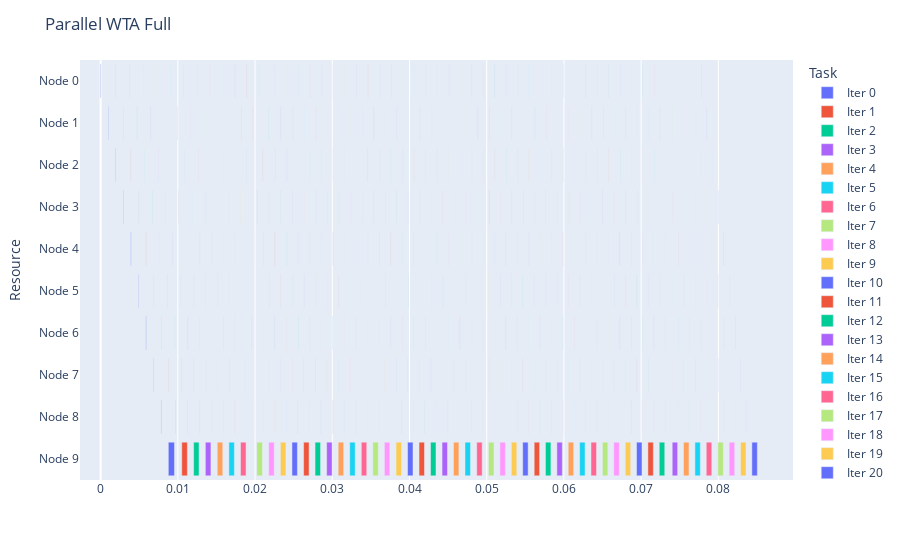

This figure's notebook cell:
### Code cell
fig = getDataGantt(logs[0], "Parallel WTA Full")
fig.show()

### Figure 1 — Plotly figure (JSON) as saved in the notebook; plotly's stock layout.template omitted (floating-point values rounded to 4 significant figures)
{"data": [{"alignmentgroup": "True", "base": [0, 0.0009904, 0.001938, 0.002908, 0.003901, 0.004908, 0.005863, 0.006838, 0.007818, 0.008767], "hovertemplate": "Task=Iter 0<br>Start=%{base}<br>Finish=%{x}<br>Resource=%{y}<extra></extra>", "legendgroup": "Iter 0", "marker": {"color": "#636efa", "pattern": {"shape": ""}}, "name": "Iter 0", "offsetgroup": "Iter 0", "orientation": "h", "showlegend": true, "textposition": "auto", "type": "bar", "x": [4.888e-05, 4.959e-05, 4.172e-05, 4.601e-05, 5.102e-05, 4.935e-05, 4.482e-05, 4.363e-05, 4.148e-05, 0.0007975], "xaxis": "x", "y": ["Node 0", "Node 1", "Node 2", "Node 3", "Node 4", "Node 5", "Node 6", "Node 7", "Node 8", "Node 9"], "yaxis": "y"}, {"alignmentgroup": "True", "base": [0.001947, 0.002922, 0.003904, 0.004915, 0.005872, 0.006844, 0.007834, 0.008782, 0.009744, 0.01051], "hovertemplate": "Task=Iter 1<br>Start=%{base}<br>Finish=%{x}<br>Resource=%{y}<extra></extra>", "legendgroup": "Iter 1", "marker": {"color": "#EF553B", "pattern": {"shape": ""}}, "name": "Iter 1", "offsetgroup": "Iter 1", "orientation": "h", "showlegend": true, "textposition": "auto", "type": "bar", "x": [1.526e-05, 1.454e-05, 1.407e-05, 1.454e-05, 1.502e-05, 1.407e-05, 1.597e-05, 2.623e-05, 1.669e-05, 0.0007281], "xaxis": "x", "y": ["Node 0", "Node 1", "Node 2", "Node 3", "Node 4", "Node 5", "Node 6", "Node 7", "Node 8", "Node 9"], "yaxis": "y"}, {"alignmentgroup": "True", "base": [0.00377, 0.004706, 0.005685, 0.006668, 0.007606, 0.008595, 0.009575, 0.01052, 0.01129, 0.01204], "hovertemplate": "Task=Iter 2<br>Start=%{base}<br>Finish=%{x}<br>Resource=%{y}<extra></extra>", "legendgroup": "Iter 2", "marker": {"color": "#00cc96", "pattern": {"shape": ""}}, "name": "Iter 2", "offsetgroup": "Iter 2", "orientation": "h", "showlegend": true, "textposition": "auto", "type": "bar", "x": [1.335e-05, 1.717e-05, 1.311e-05, 1.788e-05, 1.335e-05, 1.311e-05, 1.383e-05, 1.431e-05, 1.502e-05, 0.0007055], "xaxis": "x", "y": ["Node 0", "Node 1", "Node 2", "Node 3", "Node 4", "Node 5", "Node 6", "Node 7", "Node 8", "Node 9"], "yaxis": "y"}, {"alignmentgroup": "True", "base": [0.005542, 0.006499, 0.007467, 0.008387, 0.009349, 0.01034, 0.0113, 0.01207, 0.01284, 0.01356], "hovertemplate": "Task=Iter 3<br>Start=%{base}<br>Finish=%{x}<br>Resource=%{y}<extra></extra>", "legendgroup": "Iter 3", "marker": {"color": "#ab63fa", "pattern": {"shape": ""}}, "name": "Iter 3", "offsetgroup": "Iter 3", "orientation": "h", "showlegend": true, "textposition": "auto", "type": "bar", "x": [1.359e-05, 1.478e-05, 1.621e-05, 1.407e-05, 1.24e-05, 1.311e-05, 1.359e-05, 1.359e-05, 1.407e-05, 0.0007217], "xaxis": "x", "y": ["Node 0", "Node 1", "Node 2", "Node 3", "Node 4", "Node 5", "Node 6", "Node 7", "Node 8", "Node 9"], "yaxis": "y"}, {"alignmentgroup": "True", "base": [0.007264, 0.008258, 0.009146, 0.01011, 0.0111, 0.01206, 0.01285, 0.01359, 0.01435, 0.0151], "hovertemplate": "Task=Iter 4<br>Start=%{base}<br>Finish=%{x}<br>Resource=%{y}<extra></extra>", "legendgroup": "Iter 4", "marker": {"color": "#FFA15A", "pattern": {"shape": ""}}, "name": "Iter 4", "offsetgroup": "Iter 4", "orientation": "h", "showlegend": true, "textposition": "auto", "type": "bar", "x": [1.431e-05, 1.359e-05, 1.311e-05, 1.287e-05, 1.24e-05, 1.311e-05, 1.359e-05, 1.669e-05, 1.311e-05, 0.0007198], "xaxis": "x", "y": ["Node 0", "Node 1", "Node 2", "Node 3", "Node 4", "Node 5", "Node 6", "Node 7", "Node 8", "Node 9"], "yaxis": "y"}, {"alignmentgroup": "True", "base": [0.009026, 0.009925, 0.01088, 0.01188, 0.01282, 0.0136, 0.01437, 0.01513, 0.01588, 0.01661], "hovertemplate": "Task=Iter 5<br>Start=%{base}<br>Finish=%{x}<br>Resource=%{y}<extra></extra>", "legendgroup": "Iter 5", "marker": {"color": "#19d3f3", "pattern": {"shape": ""}}, "name": "Iter 5", "offsetgroup": "Iter 5", "orientation": "h", "showlegend": true, "textposition": "auto", "type": "bar", "x": [1.24e-05, 1.264e-05, 1.216e-05, 1.287e-05, 1.335e-05, 1.24e-05, 1.383e-05, 1.264e-05, 1.287e-05, 0.0007124], "xaxis": "x", "y": ["Node 0", "Node 1", "Node 2", "Node 3", "Node 4", "Node 5", "Node 6", "Node 7", "Node 8", "Node 9"], "yaxis": "y"}, {"alignmentgroup": "True", "base": [0.01068, 0.01166, 0.01262, 0.01358, 0.01436, 0.01513, 0.01588, 0.01663, 0.01737, 0.01812], "hovertemplate": "Task=Iter 6<br>Start=%{base}<br>Finish=%{x}<br>Resource=%{y}<extra></extra>", "legendgroup": "Iter 6", "marker": {"color": "#FF6692", "pattern": {"shape": ""}}, "name": "Iter 6", "offsetgroup": "Iter 6", "orientation": "h", "showlegend": true, "textposition": "auto", "type": "bar", "x": [1.168e-05, 1.335e-05, 1.24e-05, 1.407e-05, 1.264e-05, 1.335e-05, 1.335e-05, 1.287e-05, 1.216e-05, 0.0007181], "xaxis": "x", "y": ["Node 0", "Node 1", "Node 2", "Node 3", "Node 4", "Node 5", "Node 6", "Node 7", "Node 8", "Node 9"], "yaxis": "y"}, {"alignmentgroup": "True", "base": [0.01244, 0.01341, 0.01434, 0.01513, 0.01589, 0.01663, 0.01739, 0.01874, 0.01949, 0.02023], "hovertemplate": "Task=Iter 7<br>Start=%{base}<br>Finish=%{x}<br>Resource=%{y}<extra></extra>", "legendgroup": "Iter 7", "marker": {"color": "#B6E880", "pattern": {"shape": ""}}, "name": "Iter 7", "offsetgroup": "Iter 7", "orientation": "h", "showlegend": true, "textposition": "auto", "type": "bar", "x": [1.454e-05, 1.502e-05, 1.502e-05, 1.526e-05, 1.454e-05, 1.526e-05, 1.55e-05, 1.454e-05, 1.478e-05, 0.0007262], "xaxis": "x", "y": ["Node 0", "Node 1", "Node 2", "Node 3", "Node 4", "Node 5", "Node 6", "Node 7", "Node 8", "Node 9"], "yaxis": "y"}, {"alignmentgroup": "True", "base": [0.01417, 0.01512, 0.0159, 0.01665, 0.01739, 0.01875, 0.01952, 0.02029, 0.02104, 0.02177], "hovertemplate": "Task=Iter 8<br>Start=%{base}<br>Finish=%{x}<br>Resource=%{y}<extra></extra>", "legendgroup": "Iter 8", "marker": {"color": "#FF97FF", "pattern": {"shape": ""}}, "name": "Iter 8", "offsetgroup": "Iter 8", "orientation": "h", "showlegend": true, "textposition": "auto", "type": "bar", "x": [1.216e-05, 1.383e-05, 1.287e-05, 1.431e-05, 1.311e-05, 1.383e-05, 3.362e-05, 1.287e-05, 1.311e-05, 0.0007119], "xaxis": "x", "y": ["Node 0", "Node 1", "Node 2", "Node 3", "Node 4", "Node 5", "Node 6", "Node 7", "Node 8", "Node 9"], "yaxis": "y"}, {"alignmentgroup": "True", "base": [0.01588, 0.01665, 0.01741, 0.01817, 0.01949, 0.02031, 0.02107, 0.0218, 0.02254, 0.02328], "hovertemplate": "Task=Iter 9<br>Start=%{base}<br>Finish=%{x}<br>Resource=%{y}<extra></extra>", "legendgroup": "Iter 9", "marker": {"color": "#FECB52", "pattern": {"shape": ""}}, "name": "Iter 9", "offsetgroup": "Iter 9", "orientation": "h", "showlegend": true, "textposition": "auto", "type": "bar", "x": [1.216e-05, 1.287e-05, 1.264e-05, 1.383e-05, 1.24e-05, 1.264e-05, 1.359e-05, 1.216e-05, 1.216e-05, 0.0007155], "xaxis": "x", "y": ["Node 0", "Node 1", "Node 2", "Node 3", "Node 4", "Node 5", "Node 6", "Node 7", "Node 8", "Node 9"], "yaxis": "y"}, {"alignmentgroup": "True", "base": [0.0174, 0.01818, 0.01892, 0.02025, 0.02106, 0.02182, 0.02256, 0.0233, 0.02405, 0.02478], "hovertemplate": "Task=Iter 10<br>Start=%{base}<br>Finish=%{x}<br>Resource=%{y}<extra></extra>", "legendgroup": "Iter 10", "marker": {"color": "#636efa", "pattern": {"shape": ""}}, "name": "Iter 10", "offsetgroup": "Iter 10", "orientation": "h", "showlegend": true, "textposition": "auto", "type": "bar", "x": [1.168e-05, 1.287e-05, 1.168e-05, 1.264e-05, 1.192e-05, 1.216e-05, 1.264e-05, 1.192e-05, 1.216e-05, 0.000706], "xaxis": "x", "y": ["Node 0", "Node 1", "Node 2", "Node 3", "Node 4", "Node 5", "Node 6", "Node 7", "Node 8", "Node 9"], "yaxis": "y"}, {"alignmentgroup": "True", "base": [0.01894, 0.01969, 0.02101, 0.02184, 0.02257, 0.02333, 0.02407, 0.02481, 0.02555, 0.02629], "hovertemplate": "Task=Iter 11<br>Start=%{base}<br>Finish=%{x}<br>Resource=%{y}<extra></extra>", "legendgroup": "Iter 11", "marker": {"color": "#EF553B", "pattern": {"shape": ""}}, "name": "Iter 11", "offsetgroup": "Iter 11", "orientation": "h", "showlegend": true, "textposition": "auto", "type": "bar", "x": [1.168e-05, 1.24e-05, 1.311e-05, 1.264e-05, 1.812e-05, 1.24e-05, 1.287e-05, 1.216e-05, 1.24e-05, 0.0007079], "xaxis": "x", "y": ["Node 0", "Node 1", "Node 2", "Node 3", "Node 4", "Node 5", "Node 6", "Node 7", "Node 8", "Node 9"], "yaxis": "y"}, {"alignmentgroup": "True", "base": [0.02045, 0.02177, 0.02258, 0.02335, 0.02409, 0.02484, 0.02557, 0.0263, 0.02704, 0.02777], "hovertemplate": "Task=Iter 12<br>Start=%{base}<br>Finish=%{x}<br>Resource=%{y}<extra></extra>", "legendgroup": "Iter 12", "marker": {"color": "#00cc96", "pattern": {"shape": ""}}, "name": "Iter 12", "offsetgroup": "Iter 12", "orientation": "h", "showlegend": true, "textposition": "auto", "type": "bar", "x": [1.168e-05, 1.192e-05, 1.216e-05, 1.287e-05, 1.359e-05, 1.144e-05, 1.24e-05, 1.144e-05, 1.192e-05, 0.0007138], "xaxis": "x", "y": ["Node 0", "Node 1", "Node 2", "Node 3", "Node 4", "Node 5", "Node 6", "Node 7", "Node 8", "Node 9"], "yaxis": "y"}, {"alignmentgroup": "True", "base": [0.02252, 0.02335, 0.02411, 0.02487, 0.02559, 0.02633, 0.02707, 0.02779, 0.02853, 0.02927], "hovertemplate": "Task=Iter 13<br>Start=%{base}<br>Finish=%{x}<br>Resource=%{y}<extra></extra>", "legendgroup": "Iter 13", "marker": {"color": "#ab63fa", "pattern": {"shape": ""}}, "name": "Iter 13", "offsetgroup": "Iter 13", "orientation": "h", "showlegend": true, "textposition": "auto", "type": "bar", "x": [1.144e-05, 1.24e-05, 1.264e-05, 1.24e-05, 1.216e-05, 1.192e-05, 1.168e-05, 2.027e-05, 1.192e-05, 0.0007086], "xaxis": "x", "y": ["Node 0", "Node 1", "Node 2", "Node 3", "Node 4", "Node 5", "Node 6", "Node 7", "Node 8", "Node 9"], "yaxis": "y"}, {"alignmentgroup": "True", "base": [0.02409, 0.02488, 0.02561, 0.02635, 0.02708, 0.02784, 0.02856, 0.02929, 0.03004, 0.03076], "hovertemplate": "Task=Iter 14<br>Start=%{base}<br>Finish=%{x}<br>Resource=%{y}<extra></extra>", "legendgroup": "Iter 14", "marker": {"color": "#FFA15A", "pattern": {"shape": ""}}, "name": "Iter 14", "offsetgroup": "Iter 14", "orientation": "h", "showlegend": true, "textposition": "auto", "type": "bar", "x": [1.121e-05, 1.216e-05, 1.24e-05, 1.168e-05, 1.287e-05, 1.192e-05, 1.168e-05, 1.168e-05, 1.216e-05, 0.0007093], "xaxis": "x", "y": ["Node 0", "Node 1", "Node 2", "Node 3", "Node 4", "Node 5", "Node 6", "Node 7", "Node 8", "Node 9"], "yaxis": "y"}, {"alignmentgroup": "True", "base": [0.02562, 0.02637, 0.02711, 0.02786, 0.02858, 0.02933, 0.03006, 0.03078, 0.03153, 0.03226], "hovertemplate": "Task=Iter 15<br>Start=%{base}<br>Finish=%{x}<br>Resource=%{y}<extra></extra>", "legendgroup": "Iter 15", "marker": {"color": "#19d3f3", "pattern": {"shape": ""}}, "name": "Iter 15", "offsetgroup": "Iter 15", "orientation": "h", "showlegend": true, "textposition": "auto", "type": "bar", "x": [1.192e-05, 1.168e-05, 1.216e-05, 1.24e-05, 1.264e-05, 1.144e-05, 1.168e-05, 1.836e-05, 1.24e-05, 0.0007102], "xaxis": "x", "y": ["Node 0", "Node 1", "Node 2", "Node 3", "Node 4", "Node 5", "Node 6", "Node 7", "Node 8", "Node 9"], "yaxis": "y"}, {"alignmentgroup": "True", "base": [0.02711, 0.02789, 0.02861, 0.02936, 0.03009, 0.03085, 0.03156, 0.0323, 0.03303, 0.03376], "hovertemplate": "Task=Iter 16<br>Start=%{base}<br>Finish=%{x}<br>Resource=%{y}<extra></extra>", "legendgroup": "Iter 16", "marker": {"color": "#FF6692", "pattern": {"shape": ""}}, "name": "Iter 16", "offsetgroup": "Iter 16", "orientation": "h", "showlegend": true, "textposition": "auto", "type": "bar", "x": [1.144e-05, 1.168e-05, 1.192e-05, 1.287e-05, 1.216e-05, 1.192e-05, 1.192e-05, 1.121e-05, 1.168e-05, 0.0007057], "xaxis": "x", "y": ["Node 0", "Node 1", "Node 2", "Node 3", "Node 4", "Node 5", "Node 6", "Node 7", "Node 8", "Node 9"], "yaxis": "y"}, {"alignmentgroup": "True", "base": [0.02863, 0.02938, 0.03012, 0.03087, 0.03158, 0.03232, 0.03305, 0.03378, 0.03452, 0.03525], "hovertemplate": "Task=Iter 17<br>Start=%{base}<br>Finish=%{x}<br>Resource=%{y}<extra></extra>", "legendgroup": "Iter 17", "marker": {"color": "#B6E880", "pattern": {"shape": ""}}, "name": "Iter 17", "offsetgroup": "Iter 17", "orientation": "h", "showlegend": true, "textposition": "auto", "type": "bar", "x": [1.073e-05, 1.144e-05, 1.216e-05, 1.168e-05, 1.144e-05, 1.121e-05, 1.168e-05, 1.144e-05, 1.144e-05, 0.0007102], "xaxis": "x", "y": ["Node 0", "Node 1", "Node 2", "Node 3", "Node 4", "Node 5", "Node 6", "Node 7", "Node 8", "Node 9"], "yaxis": "y"}, {"alignmentgroup": "True", "base": [0.03012, 0.03089, 0.03161, 0.03236, 0.03309, 0.03383, 0.03455, 0.03528, 0.03601, 0.03675], "hovertemplate": "Task=Iter 18<br>Start=%{base}<br>Finish=%{x}<br>Resource=%{y}<extra></extra>", "legendgroup": "Iter 18", "marker": {"color": "#FF97FF", "pattern": {"shape": ""}}, "name": "Iter 18", "offsetgroup": "Iter 18", "orientation": "h", "showlegend": true, "textposition": "auto", "type": "bar", "x": [1.216e-05, 1.192e-05, 1.287e-05, 1.287e-05, 1.24e-05, 1.216e-05, 1.192e-05, 1.168e-05, 1.216e-05, 0.0007062], "xaxis": "x", "y": ["Node 0", "Node 1", "Node 2", "Node 3", "Node 4", "Node 5", "Node 6", "Node 7", "Node 8", "Node 9"], "yaxis": "y"}, {"alignmentgroup": "True", "base": [0.03163, 0.03238, 0.03311, 0.03387, 0.03459, 0.03533, 0.03605, 0.03678, 0.03752, 0.03826], "hovertemplate": "Task=Iter 19<br>Start=%{base}<br>Finish=%{x}<br>Resource=%{y}<extra></extra>", "legendgroup": "Iter 19", "marker": {"color": "#FECB52", "pattern": {"shape": ""}}, "name": "Iter 19", "offsetgroup": "Iter 19", "orientation": "h", "showlegend": true, "textposition": "auto", "type": "bar", "x": [1.121e-05, 1.168e-05, 1.192e-05, 1.192e-05, 1.144e-05, 1.097e-05, 1.121e-05, 2.003e-05, 1.168e-05, 0.00071], "xaxis": "x", "y": ["Node 0", "Node 1", "Node 2", "Node 3", "Node 4", "Node 5", "Node 6", "Node 7", "Node 8", "Node 9"], "yaxis": "y"}, {"alignmentgroup": "True", "base": [0.03311, 0.03389, 0.0346, 0.03535, 0.03608, 0.03683, 0.03755, 0.03828, 0.03902, 0.03975], "hovertemplate": "Task=Iter 20<br>Start=%{base}<br>Finish=%{x}<br>Resource=%{y}<extra></extra>", "legendgroup": "Iter 20", "marker": {"color": "#636efa", "pattern": {"shape": ""}}, "name": "Iter 20", "offsetgroup": "Iter 20", "orientation": "h", "showlegend": true, "textposition": "auto", "type": "bar", "x": [1.144e-05, 1.144e-05, 1.144e-05, 1.168e-05, 1.192e-05, 1.097e-05, 1.144e-05, 1.168e-05, 1.144e-05, 0.0007062], "xaxis": "x", "y": ["Node 0", "Node 1", "Node 2", "Node 3", "Node 4", "Node 5", "Node 6", "Node 7", "Node 8", "Node 9"], "yaxis": "y"}, {"alignmentgroup": "True", "base": [0.03462, 0.03537, 0.03611, 0.03686, 0.03758, 0.03831, 0.03904, 0.03977, 0.04051, 0.04124], "hovertemplate": "Task=Iter 21<br>Start=%{base}<br>Finish=%{x}<br>Resource=%{y}<extra></extra>", "legendgroup": "Iter 21", "marker": {"color": "#EF553B", "pattern": {"shape": ""}}, "name": "Iter 21", "offsetgroup": "Iter 21", "orientation": "h", "showlegend": true, "textposition": "auto", "type": "bar", "x": [1.192e-05, 1.407e-05, 1.216e-05, 1.168e-05, 1.168e-05, 1.097e-05, 1.168e-05, 1.144e-05, 1.168e-05, 0.0007064], "xaxis": "x", "y": ["Node 0", "Node 1", "Node 2", "Node 3", "Node 4", "Node 5", "Node 6", "Node 7", "Node 8", "Node 9"], "yaxis": "y"}, {"alignmentgroup": "True", "base": [0.03611, 0.03688, 0.0376, 0.03834, 0.03907, 0.0398, 0.04053, 0.04125, 0.04199, 0.04272], "hovertemplate": "Task=Iter 22<br>Start=%{base}<br>Finish=%{x}<br>Resource=%{y}<extra></extra>", "legendgroup": "Iter 22", "marker": {"color": "#00cc96", "pattern": {"shape": ""}}, "name": "Iter 22", "offsetgroup": "Iter 22", "orientation": "h", "showlegend": true, "textposition": "auto", "type": "bar", "x": [1.168e-05, 1.144e-05, 1.168e-05, 1.216e-05, 1.192e-05, 1.144e-05, 1.121e-05, 1.121e-05, 1.168e-05, 0.0007093], "xaxis": "x", "y": ["Node 0", "Node 1", "Node 2", "Node 3", "Node 4", "Node 5", "Node 6", "Node 7", "Node 8", "Node 9"], "yaxis": "y"}, {"alignmentgroup": "True", "base": [0.03761, 0.03836, 0.03909, 0.03984, 0.04055, 0.04128, 0.04202, 0.04274, 0.04349, 0.04421], "hovertemplate": "Task=Iter 23<br>Start=%{base}<br>Finish=%{x}<br>Resource=%{y}<extra></extra>", "legendgroup": "Iter 23", "marker": {"color": "#ab63fa", "pattern": {"shape": ""}}, "name": "Iter 23", "offsetgroup": "Iter 23", "orientation": "h", "showlegend": true, "textposition": "auto", "type": "bar", "x": [1.121e-05, 1.121e-05, 1.144e-05, 1.168e-05, 1.144e-05, 1.144e-05, 1.168e-05, 1.121e-05, 1.168e-05, 0.0007043], "xaxis": "x", "y": ["Node 0", "Node 1", "Node 2", "Node 3", "Node 4", "Node 5", "Node 6", "Node 7", "Node 8", "Node 9"], "yaxis": "y"}, {"alignmentgroup": "True", "base": [0.03909, 0.03986, 0.04058, 0.04133, 0.04206, 0.0428, 0.04351, 0.04424, 0.04497, 0.04569], "hovertemplate": "Task=Iter 24<br>Start=%{base}<br>Finish=%{x}<br>Resource=%{y}<extra></extra>", "legendgroup": "Iter 24", "marker": {"color": "#FFA15A", "pattern": {"shape": ""}}, "name": "Iter 24", "offsetgroup": "Iter 24", "orientation": "h", "showlegend": true, "textposition": "auto", "type": "bar", "x": [1.144e-05, 1.192e-05, 1.192e-05, 1.264e-05, 1.192e-05, 1.121e-05, 1.144e-05, 1.144e-05, 1.168e-05, 0.000705], "xaxis": "x", "y": ["Node 0", "Node 1", "Node 2", "Node 3", "Node 4", "Node 5", "Node 6", "Node 7", "Node 8", "Node 9"], "yaxis": "y"}, {"alignmentgroup": "True", "base": [0.0406, 0.04134, 0.04209, 0.04284, 0.04355, 0.04429, 0.045, 0.04572, 0.04646, 0.04719], "hovertemplate": "Task=Iter 25<br>Start=%{base}<br>Finish=%{x}<br>Resource=%{y}<extra></extra>", "legendgroup": "Iter 25", "marker": {"color": "#19d3f3", "pattern": {"shape": ""}}, "name": "Iter 25", "offsetgroup": "Iter 25", "orientation": "h", "showlegend": true, "textposition": "auto", "type": "bar", "x": [1.144e-05, 1.168e-05, 1.216e-05, 1.192e-05, 1.144e-05, 1.097e-05, 1.121e-05, 1.144e-05, 1.144e-05, 0.0007098], "xaxis": "x", "y": ["Node 0", "Node 1", "Node 2", "Node 3", "Node 4", "Node 5", "Node 6", "Node 7", "Node 8", "Node 9"], "yaxis": "y"}, {"alignmentgroup": "True", "base": [0.04208, 0.04286, 0.04357, 0.04432, 0.04504, 0.04581, 0.04652, 0.04725, 0.04798, 0.04871], "hovertemplate": "Task=Iter 26<br>Start=%{base}<br>Finish=%{x}<br>Resource=%{y}<extra></extra>", "legendgroup": "Iter 26", "marker": {"color": "#FF6692", "pattern": {"shape": ""}}, "name": "Iter 26", "offsetgroup": "Iter 26", "orientation": "h", "showlegend": true, "textposition": "auto", "type": "bar", "x": [1.121e-05, 1.121e-05, 1.121e-05, 1.144e-05, 1.216e-05, 1.121e-05, 1.192e-05, 1.144e-05, 1.144e-05, 0.000706], "xaxis": "x", "y": ["Node 0", "Node 1", "Node 2", "Node 3", "Node 4", "Node 5", "Node 6", "Node 7", "Node 8", "Node 9"], "yaxis": "y"}, {"alignmentgroup": "True", "base": [0.04359, 0.04434, 0.04507, 0.04583, 0.04655, 0.0473, 0.04802, 0.04876, 0.0495, 0.05023], "hovertemplate": "Task=Iter 27<br>Start=%{base}<br>Finish=%{x}<br>Resource=%{y}<extra></extra>", "legendgroup": "Iter 27", "marker": {"color": "#B6E880", "pattern": {"shape": ""}}, "name": "Iter 27", "offsetgroup": "Iter 27", "orientation": "h", "showlegend": true, "textposition": "auto", "type": "bar", "x": [1.144e-05, 1.097e-05, 1.121e-05, 1.216e-05, 1.144e-05, 1.121e-05, 1.168e-05, 1.144e-05, 1.192e-05, 0.0007064], "xaxis": "x", "y": ["Node 0", "Node 1", "Node 2", "Node 3", "Node 4", "Node 5", "Node 6", "Node 7", "Node 8", "Node 9"], "yaxis": "y"}, {"alignmentgroup": "True", "base": [0.04507, 0.04584, 0.04657, 0.04731, 0.04805, 0.04878, 0.04952, 0.05025, 0.05098, 0.05171], "hovertemplate": "Task=Iter 28<br>Start=%{base}<br>Finish=%{x}<br>Resource=%{y}<extra></extra>", "legendgroup": "Iter 28", "marker": {"color": "#FF97FF", "pattern": {"shape": ""}}, "name": "Iter 28", "offsetgroup": "Iter 28", "orientation": "h", "showlegend": true, "textposition": "auto", "type": "bar", "x": [1.144e-05, 1.168e-05, 1.192e-05, 1.168e-05, 1.144e-05, 1.717e-05, 1.121e-05, 1.168e-05, 1.121e-05, 0.0007064], "xaxis": "x", "y": ["Node 0", "Node 1", "Node 2", "Node 3", "Node 4", "Node 5", "Node 6", "Node 7", "Node 8", "Node 9"], "yaxis": "y"}, {"alignmentgroup": "True", "base": [0.04658, 0.04733, 0.04806, 0.04881, 0.04953, 0.05026, 0.051, 0.05173, 0.05246, 0.05319], "hovertemplate": "Task=Iter 29<br>Start=%{base}<br>Finish=%{x}<br>Resource=%{y}<extra></extra>", "legendgroup": "Iter 29", "marker": {"color": "#FECB52", "pattern": {"shape": ""}}, "name": "Iter 29", "offsetgroup": "Iter 29", "orientation": "h", "showlegend": true, "textposition": "auto", "type": "bar", "x": [1.121e-05, 1.144e-05, 1.216e-05, 1.168e-05, 1.121e-05, 1.144e-05, 1.168e-05, 1.144e-05, 1.168e-05, 0.0007057], "xaxis": "x", "y": ["Node 0", "Node 1", "Node 2", "Node 3", "Node 4", "Node 5", "Node 6", "Node 7", "Node 8", "Node 9"], "yaxis": "y"}, {"alignmentgroup": "True", "base": [0.04806, 0.04883, 0.04955, 0.05029, 0.05102, 0.05174, 0.05247, 0.0532, 0.05393, 0.05466], "hovertemplate": "Task=Iter 30<br>Start=%{base}<br>Finish=%{x}<br>Resource=%{y}<extra></extra>", "legendgroup": "Iter 30", "marker": {"color": "#636efa", "pattern": {"shape": ""}}, "name": "Iter 30", "offsetgroup": "Iter 30", "orientation": "h", "showlegend": true, "textposition": "auto", "type": "bar", "x": [1.097e-05, 1.144e-05, 1.144e-05, 1.144e-05, 1.144e-05, 1.097e-05, 1.073e-05, 1.121e-05, 1.168e-05, 0.000706], "xaxis": "x", "y": ["Node 0", "Node 1", "Node 2", "Node 3", "Node 4", "Node 5", "Node 6", "Node 7", "Node 8", "Node 9"], "yaxis": "y"}, {"alignmentgroup": "True", "base": [0.04955, 0.05031, 0.05103, 0.05177, 0.05248, 0.05322, 0.05395, 0.05467, 0.05541, 0.05614], "hovertemplate": "Task=Iter 31<br>Start=%{base}<br>Finish=%{x}<br>Resource=%{y}<extra></extra>", "legendgroup": "Iter 31", "marker": {"color": "#EF553B", "pattern": {"shape": ""}}, "name": "Iter 31", "offsetgroup": "Iter 31", "orientation": "h", "showlegend": true, "textposition": "auto", "type": "bar", "x": [1.121e-05, 1.121e-05, 1.144e-05, 1.144e-05, 1.216e-05, 1.097e-05, 1.121e-05, 1.097e-05, 1.168e-05, 0.0007026], "xaxis": "x", "y": ["Node 0", "Node 1", "Node 2", "Node 3", "Node 4", "Node 5", "Node 6", "Node 7", "Node 8", "Node 9"], "yaxis": "y"}, {"alignmentgroup": "True", "base": [0.05104, 0.05178, 0.0525, 0.05324, 0.05396, 0.05468, 0.05541, 0.05615, 0.05689, 0.05761], "hovertemplate": "Task=Iter 32<br>Start=%{base}<br>Finish=%{x}<br>Resource=%{y}<extra></extra>", "legendgroup": "Iter 32", "marker": {"color": "#00cc96", "pattern": {"shape": ""}}, "name": "Iter 32", "offsetgroup": "Iter 32", "orientation": "h", "showlegend": true, "textposition": "auto", "type": "bar", "x": [1.097e-05, 1.097e-05, 1.121e-05, 1.168e-05, 1.144e-05, 1.049e-05, 1.121e-05, 1.121e-05, 1.097e-05, 0.0007064], "xaxis": "x", "y": ["Node 0", "Node 1", "Node 2", "Node 3", "Node 4", "Node 5", "Node 6", "Node 7", "Node 8", "Node 9"], "yaxis": "y"}, {"alignmentgroup": "True", "base": [0.0525, 0.05326, 0.05398, 0.05471, 0.05543, 0.05616, 0.05689, 0.05762, 0.05836, 0.05908], "hovertemplate": "Task=Iter 33<br>Start=%{base}<br>Finish=%{x}<br>Resource=%{y}<extra></extra>", "legendgroup": "Iter 33", "marker": {"color": "#ab63fa", "pattern": {"shape": ""}}, "name": "Iter 33", "offsetgroup": "Iter 33", "orientation": "h", "showlegend": true, "textposition": "auto", "type": "bar", "x": [1.192e-05, 1.168e-05, 1.192e-05, 1.192e-05, 1.216e-05, 1.216e-05, 1.144e-05, 1.192e-05, 1.168e-05, 0.0007055], "xaxis": "x", "y": ["Node 0", "Node 1", "Node 2", "Node 3", "Node 4", "Node 5", "Node 6", "Node 7", "Node 8", "Node 9"], "yaxis": "y"}, {"alignmentgroup": "True", "base": [0.05399, 0.05473, 0.05546, 0.05619, 0.05691, 0.05763, 0.05837, 0.0591, 0.05984, 0.06055], "hovertemplate": "Task=Iter 34<br>Start=%{base}<br>Finish=%{x}<br>Resource=%{y}<extra></extra>", "legendgroup": "Iter 34", "marker": {"color": "#FFA15A", "pattern": {"shape": ""}}, "name": "Iter 34", "offsetgroup": "Iter 34", "orientation": "h", "showlegend": true, "textposition": "auto", "type": "bar", "x": [1.121e-05, 1.121e-05, 1.168e-05, 1.168e-05, 1.097e-05, 1.121e-05, 1.097e-05, 1.121e-05, 1.121e-05, 0.000706], "xaxis": "x", "y": ["Node 0", "Node 1", "Node 2", "Node 3", "Node 4", "Node 5", "Node 6", "Node 7", "Node 8", "Node 9"], "yaxis": "y"}, {"alignmentgroup": "True", "base": [0.05547, 0.05621, 0.05693, 0.05766, 0.05838, 0.05911, 0.05984, 0.06057, 0.06131, 0.06203], "hovertemplate": "Task=Iter 35<br>Start=%{base}<br>Finish=%{x}<br>Resource=%{y}<extra></extra>", "legendgroup": "Iter 35", "marker": {"color": "#19d3f3", "pattern": {"shape": ""}}, "name": "Iter 35", "offsetgroup": "Iter 35", "orientation": "h", "showlegend": true, "textposition": "auto", "type": "bar", "x": [1.097e-05, 1.168e-05, 1.097e-05, 1.144e-05, 1.144e-05, 1.121e-05, 1.121e-05, 1.121e-05, 1.121e-05, 0.0007024], "xaxis": "x", "y": ["Node 0", "Node 1", "Node 2", "Node 3", "Node 4", "Node 5", "Node 6", "Node 7", "Node 8", "Node 9"], "yaxis": "y"}, {"alignmentgroup": "True", "base": [0.05694, 0.05768, 0.0584, 0.05913, 0.05986, 0.06058, 0.06131, 0.06205, 0.06278, 0.0635], "hovertemplate": "Task=Iter 36<br>Start=%{base}<br>Finish=%{x}<br>Resource=%{y}<extra></extra>", "legendgroup": "Iter 36", "marker": {"color": "#FF6692", "pattern": {"shape": ""}}, "name": "Iter 36", "offsetgroup": "Iter 36", "orientation": "h", "showlegend": true, "textposition": "auto", "type": "bar", "x": [1.097e-05, 1.097e-05, 1.168e-05, 1.144e-05, 1.144e-05, 1.049e-05, 1.097e-05, 1.144e-05, 1.121e-05, 0.0007207], "xaxis": "x", "y": ["Node 0", "Node 1", "Node 2", "Node 3", "Node 4", "Node 5", "Node 6", "Node 7", "Node 8", "Node 9"], "yaxis": "y"}, {"alignmentgroup": "True", "base": [0.05841, 0.05915, 0.05987, 0.0606, 0.06132, 0.06205, 0.06278, 0.06352, 0.06426, 0.06499], "hovertemplate": "Task=Iter 37<br>Start=%{base}<br>Finish=%{x}<br>Resource=%{y}<extra></extra>", "legendgroup": "Iter 37", "marker": {"color": "#B6E880", "pattern": {"shape": ""}}, "name": "Iter 37", "offsetgroup": "Iter 37", "orientation": "h", "showlegend": true, "textposition": "auto", "type": "bar", "x": [1.097e-05, 1.097e-05, 1.168e-05, 1.144e-05, 1.121e-05, 1.097e-05, 1.764e-05, 1.121e-05, 1.144e-05, 0.0006998], "xaxis": "x", "y": ["Node 0", "Node 1", "Node 2", "Node 3", "Node 4", "Node 5", "Node 6", "Node 7", "Node 8", "Node 9"], "yaxis": "y"}, {"alignmentgroup": "True", "base": [0.05988, 0.06062, 0.06134, 0.06207, 0.06279, 0.06352, 0.06426, 0.065, 0.06573, 0.06645], "hovertemplate": "Task=Iter 38<br>Start=%{base}<br>Finish=%{x}<br>Resource=%{y}<extra></extra>", "legendgroup": "Iter 38", "marker": {"color": "#FF97FF", "pattern": {"shape": ""}}, "name": "Iter 38", "offsetgroup": "Iter 38", "orientation": "h", "showlegend": true, "textposition": "auto", "type": "bar", "x": [1.121e-05, 1.097e-05, 1.097e-05, 1.144e-05, 1.764e-05, 1.073e-05, 1.097e-05, 1.097e-05, 1.097e-05, 0.0007062], "xaxis": "x", "y": ["Node 0", "Node 1", "Node 2", "Node 3", "Node 4", "Node 5", "Node 6", "Node 7", "Node 8", "Node 9"], "yaxis": "y"}, {"alignmentgroup": "True", "base": [0.06135, 0.0621, 0.06282, 0.06356, 0.06428, 0.06501, 0.06574, 0.06647, 0.06721, 0.06794], "hovertemplate": "Task=Iter 39<br>Start=%{base}<br>Finish=%{x}<br>Resource=%{y}<extra></extra>", "legendgroup": "Iter 39", "marker": {"color": "#FECB52", "pattern": {"shape": ""}}, "name": "Iter 39", "offsetgroup": "Iter 39", "orientation": "h", "showlegend": true, "textposition": "auto", "type": "bar", "x": [1.097e-05, 1.097e-05, 1.144e-05, 1.144e-05, 1.192e-05, 1.097e-05, 1.121e-05, 1.097e-05, 1.168e-05, 0.0006993], "xaxis": "x", "y": ["Node 0", "Node 1", "Node 2", "Node 3", "Node 4", "Node 5", "Node 6", "Node 7", "Node 8", "Node 9"], "yaxis": "y"}, {"alignmentgroup": "True", "base": [0.06283, 0.06358, 0.06431, 0.06505, 0.06576, 0.06649, 0.06721, 0.06796, 0.06868, 0.0694], "hovertemplate": "Task=Iter 40<br>Start=%{base}<br>Finish=%{x}<br>Resource=%{y}<extra></extra>", "legendgroup": "Iter 40", "marker": {"color": "#636efa", "pattern": {"shape": ""}}, "name": "Iter 40", "offsetgroup": "Iter 40", "orientation": "h", "showlegend": true, "textposition": "auto", "type": "bar", "x": [1.097e-05, 1.216e-05, 1.168e-05, 1.192e-05, 1.097e-05, 1.073e-05, 1.073e-05, 1.121e-05, 1.144e-05, 0.0007057], "xaxis": "x", "y": ["Node 0", "Node 1", "Node 2", "Node 3", "Node 4", "Node 5", "Node 6", "Node 7", "Node 8", "Node 9"], "yaxis": "y"}, {"alignmentgroup": "True", "base": [0.06432, 0.06507, 0.06578, 0.06652, 0.06724, 0.06798, 0.0687, 0.06942, 0.07015, 0.07088], "hovertemplate": "Task=Iter 41<br>Start=%{base}<br>Finish=%{x}<br>Resource=%{y}<extra></extra>", "legendgroup": "Iter 41", "marker": {"color": "#EF553B", "pattern": {"shape": ""}}, "name": "Iter 41", "offsetgroup": "Iter 41", "orientation": "h", "showlegend": true, "textposition": "auto", "type": "bar", "x": [1.097e-05, 1.168e-05, 1.74e-05, 1.144e-05, 1.144e-05, 1.121e-05, 1.097e-05, 1.144e-05, 1.168e-05, 0.0007017], "xaxis": "x", "y": ["Node 0", "Node 1", "Node 2", "Node 3", "Node 4", "Node 5", "Node 6", "Node 7", "Node 8", "Node 9"], "yaxis": "y"}, {"alignmentgroup": "True", "base": [0.0658, 0.06654, 0.06726, 0.068, 0.06871, 0.06944, 0.07017, 0.07089, 0.07162, 0.07234], "hovertemplate": "Task=Iter 42<br>Start=%{base}<br>Finish=%{x}<br>Resource=%{y}<extra></extra>", "legendgroup": "Iter 42", "marker": {"color": "#00cc96", "pattern": {"shape": ""}}, "name": "Iter 42", "offsetgroup": "Iter 42", "orientation": "h", "showlegend": true, "textposition": "auto", "type": "bar", "x": [1.121e-05, 1.121e-05, 1.121e-05, 1.144e-05, 1.264e-05, 1.073e-05, 1.121e-05, 1.121e-05, 1.144e-05, 0.0007138], "xaxis": "x", "y": ["Node 0", "Node 1", "Node 2", "Node 3", "Node 4", "Node 5", "Node 6", "Node 7", "Node 8", "Node 9"], "yaxis": "y"}, {"alignmentgroup": "True", "base": [0.06727, 0.06801, 0.06873, 0.06946, 0.07018, 0.07091, 0.07163, 0.07236, 0.0731, 0.07402], "hovertemplate": "Task=Iter 43<br>Start=%{base}<br>Finish=%{x}<br>Resource=%{y}<extra></extra>", "legendgroup": "Iter 43", "marker": {"color": "#ab63fa", "pattern": {"shape": ""}}, "name": "Iter 43", "offsetgroup": "Iter 43", "orientation": "h", "showlegend": true, "textposition": "auto", "type": "bar", "x": [1.097e-05, 1.097e-05, 1.121e-05, 1.144e-05, 1.097e-05, 1.097e-05, 1.097e-05, 1.097e-05, 1.144e-05, 0.0007019], "xaxis": "x", "y": ["Node 0", "Node 1", "Node 2", "Node 3", "Node 4", "Node 5", "Node 6", "Node 7", "Node 8", "Node 9"], "yaxis": "y"}, {"alignmentgroup": "True", "base": [0.06874, 0.06948, 0.0702, 0.07094, 0.07165, 0.07238, 0.0731, 0.07403, 0.07476, 0.07548], "hovertemplate": "Task=Iter 44<br>Start=%{base}<br>Finish=%{x}<br>Resource=%{y}<extra></extra>", "legendgroup": "Iter 44", "marker": {"color": "#FFA15A", "pattern": {"shape": ""}}, "name": "Iter 44", "offsetgroup": "Iter 44", "orientation": "h", "showlegend": true, "textposition": "auto", "type": "bar", "x": [1.097e-05, 1.121e-05, 1.168e-05, 1.168e-05, 1.097e-05, 1.073e-05, 1.097e-05, 1.097e-05, 1.121e-05, 0.0007069], "xaxis": "x", "y": ["Node 0", "Node 1", "Node 2", "Node 3", "Node 4", "Node 5", "Node 6", "Node 7", "Node 8", "Node 9"], "yaxis": "y"}, {"alignmentgroup": "True", "base": [0.07021, 0.07096, 0.07167, 0.0724, 0.07313, 0.07405, 0.07477, 0.0755, 0.07623, 0.07696], "hovertemplate": "Task=Iter 45<br>Start=%{base}<br>Finish=%{x}<br>Resource=%{y}<extra></extra>", "legendgroup": "Iter 45", "marker": {"color": "#19d3f3", "pattern": {"shape": ""}}, "name": "Iter 45", "offsetgroup": "Iter 45", "orientation": "h", "showlegend": true, "textposition": "auto", "type": "bar", "x": [1.121e-05, 1.121e-05, 1.121e-05, 1.144e-05, 1.121e-05, 1.073e-05, 1.121e-05, 1.144e-05, 1.168e-05, 0.0007], "xaxis": "x", "y": ["Node 0", "Node 1", "Node 2", "Node 3", "Node 4", "Node 5", "Node 6", "Node 7", "Node 8", "Node 9"], "yaxis": "y"}, {"alignmentgroup": "True", "base": [0.07168, 0.07242, 0.07314, 0.07407, 0.07478, 0.07552, 0.07624, 0.07698, 0.0777, 0.07843], "hovertemplate": "Task=Iter 46<br>Start=%{base}<br>Finish=%{x}<br>Resource=%{y}<extra></extra>", "legendgroup": "Iter 46", "marker": {"color": "#FF6692", "pattern": {"shape": ""}}, "name": "Iter 46", "offsetgroup": "Iter 46", "orientation": "h", "showlegend": true, "textposition": "auto", "type": "bar", "x": [1.073e-05, 1.121e-05, 1.121e-05, 1.144e-05, 1.645e-05, 1.073e-05, 1.097e-05, 1.121e-05, 1.121e-05, 0.0007164], "xaxis": "x", "y": ["Node 0", "Node 1", "Node 2", "Node 3", "Node 4", "Node 5", "Node 6", "Node 7", "Node 8", "Node 9"], "yaxis": "y"}, {"alignmentgroup": "True", "base": [0.07315, 0.07409, 0.07481, 0.07554, 0.07625, 0.07698, 0.07772, 0.07844, 0.07919, 0.07993], "hovertemplate": "Task=Iter 47<br>Start=%{base}<br>Finish=%{x}<br>Resource=%{y}<extra></extra>", "legendgroup": "Iter 47", "marker": {"color": "#B6E880", "pattern": {"shape": ""}}, "name": "Iter 47", "offsetgroup": "Iter 47", "orientation": "h", "showlegend": true, "textposition": "auto", "type": "bar", "x": [1.073e-05, 1.097e-05, 1.144e-05, 1.121e-05, 1.121e-05, 1.097e-05, 1.097e-05, 1.121e-05, 1.144e-05, 0.000701], "xaxis": "x", "y": ["Node 0", "Node 1", "Node 2", "Node 3", "Node 4", "Node 5", "Node 6", "Node 7", "Node 8", "Node 9"], "yaxis": "y"}, {"alignmentgroup": "True", "base": [0.07482, 0.07555, 0.07628, 0.07701, 0.07772, 0.07846, 0.07919, 0.07995, 0.08067, 0.0814], "hovertemplate": "Task=Iter 48<br>Start=%{base}<br>Finish=%{x}<br>Resource=%{y}<extra></extra>", "legendgroup": "Iter 48", "marker": {"color": "#FF97FF", "pattern": {"shape": ""}}, "name": "Iter 48", "offsetgroup": "Iter 48", "orientation": "h", "showlegend": true, "textposition": "auto", "type": "bar", "x": [1.097e-05, 1.121e-05, 1.121e-05, 1.168e-05, 1.121e-05, 1.121e-05, 1.121e-05, 1.121e-05, 1.121e-05, 0.0007126], "xaxis": "x", "y": ["Node 0", "Node 1", "Node 2", "Node 3", "Node 4", "Node 5", "Node 6", "Node 7", "Node 8", "Node 9"], "yaxis": "y"}, {"alignmentgroup": "True", "base": [0.07629, 0.07703, 0.07775, 0.07848, 0.0792, 0.07993, 0.08069, 0.08141, 0.08215, 0.08287], "hovertemplate": "Task=Iter 49<br>Start=%{base}<br>Finish=%{x}<br>Resource=%{y}<extra></extra>", "legendgroup": "Iter 49", "marker": {"color": "#FECB52", "pattern": {"shape": ""}}, "name": "Iter 49", "offsetgroup": "Iter 49", "orientation": "h", "showlegend": true, "textposition": "auto", "type": "bar", "x": [1.168e-05, 1.073e-05, 1.144e-05, 1.121e-05, 1.335e-05, 1.097e-05, 1.097e-05, 1.121e-05, 1.144e-05, 0.0007005], "xaxis": "x", "y": ["Node 0", "Node 1", "Node 2", "Node 3", "Node 4", "Node 5", "Node 6", "Node 7", "Node 8", "Node 9"], "yaxis": "y"}, {"alignmentgroup": "True", "base": [0.07776, 0.0785, 0.07922, 0.07997, 0.0807, 0.08145, 0.08216, 0.08289, 0.08362, 0.08434], "hovertemplate": "Task=Iter 50<br>Start=%{base}<br>Finish=%{x}<br>Resource=%{y}<extra></extra>", "legendgroup": "Iter 50", "marker": {"color": "#636efa", "pattern": {"shape": ""}}, "name": "Iter 50", "offsetgroup": "Iter 50", "orientation": "h", "showlegend": true, "textposition": "auto", "type": "bar", "x": [1.097e-05, 1.097e-05, 1.121e-05, 1.192e-05, 1.478e-05, 1.073e-05, 1.144e-05, 1.121e-05, 1.121e-05, 0.0007091], "xaxis": "x", "y": ["Node 0", "Node 1", "Node 2", "Node 3", "Node 4", "Node 5", "Node 6", "Node 7", "Node 8", "Node 9"], "yaxis": "y"}], "layout": {"barmode": "overlay", "legend": {"title": {"text": "Task"}, "tracegroupgap": 0}, "margin": {"t": 60}, "title": {"text": "Parallel WTA Full"}, "xaxis": {"anchor": "y", "domain": [0, 1], "type": "linear"}, "yaxis": {"anchor": "x", "autorange": "reversed", "domain": [0, 1], "title": {"text": "Resource"}}}}
